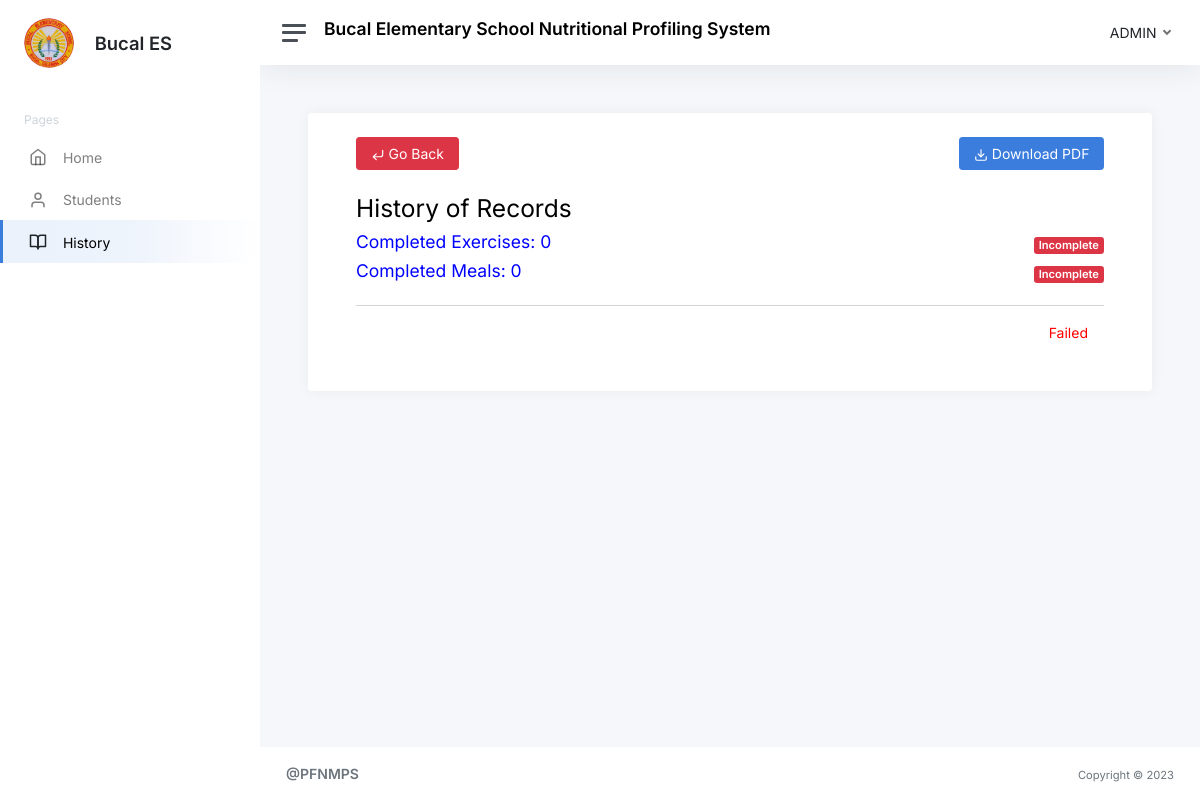
Page /history.php?student_id=Ivana on the earlier database version.
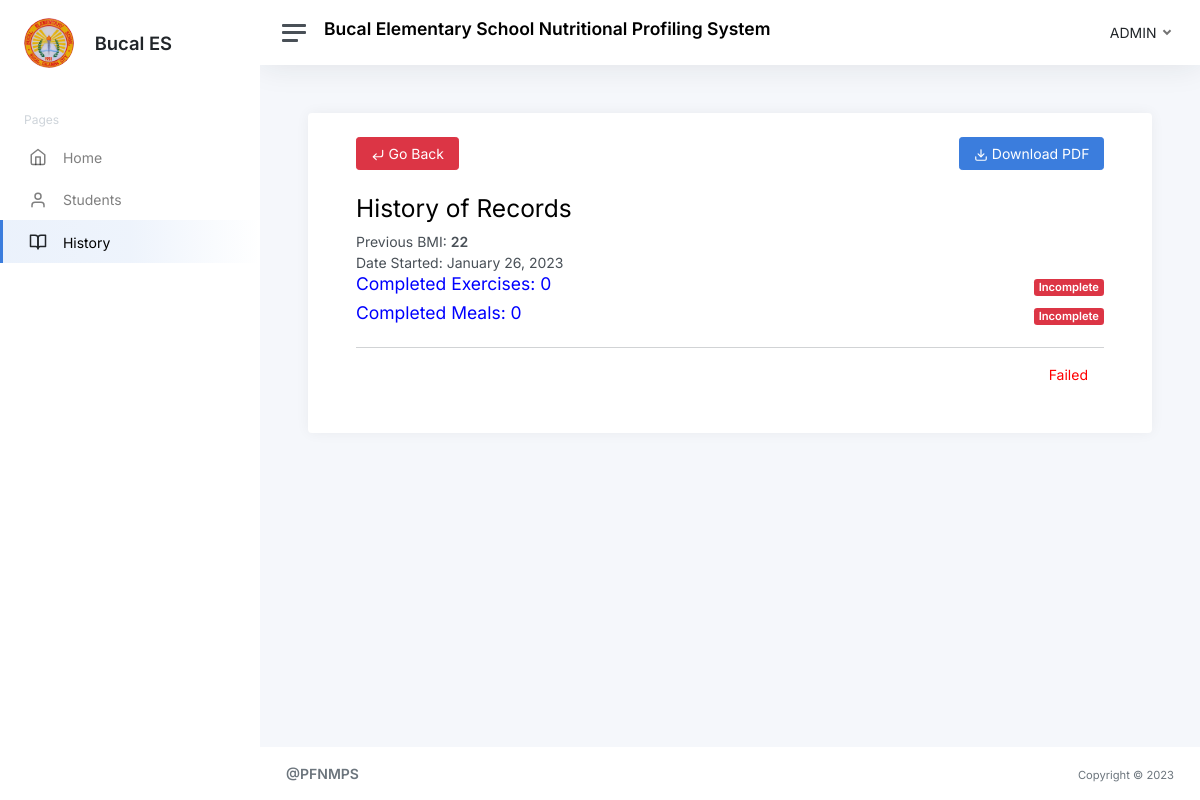
Same page on the later database version.
### tables this page shows
CREATE TABLE `history` (
  `id` int(11) NOT NULL,
  `student_id` varchar(50) NOT NULL,
  `program_id` int(50) NOT NULL,
  `bmi` int(11) NOT NULL,
  `date_created` date NOT NULL,
  `date_time_updated` datetime NOT NULL
);

### history.php (the view, shortened to what this page needs)
<?php
include('connection.php');
$student_id = $_GET['student_id'];
?>
<!DOCTYPE html>
<html lang="en">
<head>
    <link href="admin-template/css/app.css" rel="stylesheet">
	<link rel="./stylesheet" href="./styles/bootstrap/css/bootstrap.css">
</head>
<body>
    <div class="wrapper">
		<nav id="sidebar" class="sidebar js-sidebar">
			<div class="sidebar-content js-simplebar">
				<a class="sidebar-brand" href="home-admin.php">
                <img src="logo.jpg" alt="" height="50" style="border-radius: 50px;">
					<span class="align-middle px-3 text-dark">Bucal ES</span>
        </a>
				<ul class="sidebar-nav">
					<li class="sidebar-header">
						Pages
					</li>
					<li class="sidebar-item">
						<a class="sidebar-link" href="home-admin.php">
                            <i class="align-middle" data-feather="home"></i> <span class="align-middle">Home</span>
                         </a>
					</li>
					<li class="sidebar-item ">
						<a class="sidebar-link" href="view-students.php">
                            <i class="align-middle " data-feather="user"></i> <span class="align-middle">Students</span>
                        </a>
					</li>
					<li class="sidebar-item active">
						<a class="sidebar-link" href="view-history.php">
                            <i class="align-middle text-dark" data-feather="book-open"></i> <span class="align-middle">History</span>
                        </a>
					</li>
				</ul>
			</div>
		</nav>
		<div class="main">
			<nav class="navbar navbar-expand navbar-light navbar-bg">
				<a class="sidebar-toggle js-sidebar-toggle">
          <i class="hamburger align-self-center"></i>
        </a>
        <span class="d-flex align-items-center">
			<h4 class="fw-bold">
				Bucal Elementary School Nutritional Profiling System
			</h4>
		</span>
				<div class="navbar-collapse collapse">
					<ul class="navbar-nav navbar-align">
						<li class="nav-item dropdown">
							<a class="nav-link dropdown-toggle d-none d-sm-inline-block" href="#" data-bs-toggle="dropdown" id="dropdownMenuButton1">
                                <span class="text-dark">ADMIN</span>
                            </a>
						</li>
					</ul>
				</div>
			</nav>
			<main class="content">
				<div class="container-fluid p-0">
                <div class="row">
                    <div class="col-lg-12">
                        <div class="card p-5 pt-0">
                         <span class="d-flex flex-row justify-content-between align-items-center mt-4">
                            <span>
                                <a href="view-students.php" class="btn btn-md btn-danger"><i class="align-middle" data-feather="corner-down-left"></i> Go Back</a>
                            </span>
                            <span><a class="btn btn-md btn-primary" href="student-history.php?student_id=<?= $student_id; ?>"><i class="align-middle" data-feather="download"></i> Download PDF</a></span>
                         </span>
                         <h2 class="mt-4">History of Records</h2>
                            <?php
                            if(isset($_GET['student_id'])){
                                $student_id = $_GET['student_id'];
                                $query_bmi = "SELECT bmi , date_created FROM history WHERE student_id = '$student_id'";
                                $run_bmi = mysqli_query($conn,$query_bmi);
                                if(mysqli_num_rows($run_bmi) > 0){
                                    foreach($run_bmi as $row1){
                                        ?>
                                            <p class="m-0 p-0">Previous BMI: <strong><?php echo $row1['bmi']?></strong></p>
                                            <p class="m-0 p-0">Date Started: <?php $date = date("F d, Y", strtotime($row1['date_created']));
                                            echo $date;?></p>
                                        <?php
                                    }
                                }
                                    ?>
                                <?php
                                $query_remarks = "SELECT exercise_acknowledge FROM program_records WHERE program_records.student_id ='$student_id' AND program_records.exercise_acknowledge = '1'";
                                $run_remarks = mysqli_query($conn,$query_remarks);
                                $row_remarks = mysqli_num_rows($run_remarks);
                                ?>
                                <span class="d-flex justify-content-between align-items-center">
                                <?php
                                echo "<span class='h4' style='color:blue;'>Completed Exercises:" . ' ' . $row_remarks . '<br> </span>';
                                if($row_remarks == 10 || $row_remarks >= 10){
                                    echo "<span class='badge bg-success'>Completed" . "<br></span>";
                                }else{
                                    echo "<span class='badge bg-danger'>Incomplete" . "<br> </span>";
                                }
                                ?>
                                </span>
                                <?php
                                $query_remarks_food = "SELECT food_acknowledge FROM program_records WHERE program_records.student_id ='$student_id' AND program_records.food_acknowledge = '1'";
                                $run_remarks_food = mysqli_query($conn,$query_remarks_food);
                                $row_remarks_food = mysqli_num_rows($run_remarks_food);
                                ?>
                                <span class="d-flex w-100 flex-row justify-content-between align-items-center">
                                <?php
                                echo "<span class='h4' style='color:blue;'>Completed Meals:" . ' ' . $row_remarks_food . "<br></span>";
                                if($row_remarks_food == 30){
                                    echo "<span class='badge bg-success'>Completed" . "<br></span>";
                                }else{
                                    echo "<span class='badge bg-danger'>Incomplete" . "<br> </span>";
                                }
                                ?>
                                </span>
                                <span class="text-end">
                                <hr>
                                <?php
                                 if($row_remarks >= 8 && $row_remarks_food == 30){
                                    echo "<span class='px-2' style='color: green;'> Success" . "<br> </span>";
                                }else{
                                    echo "<span class='px-3' style='color: red;'>Failed ". "<br> </span>";
                                }
                                ?>
                                </span>
                                <?php
                            }
                            ?>
                                    </div>
                        </div>
                    </div>
                </div>
			</main>
            <footer class="footer">
				<div class="container-fluid">
					<div class="row text-muted">
						<div class="col-6 text-start">
							<p class="mb-0">
								<a class="text-muted" href="https://adminkit.io/" target="_blank"><strong>@PFNMPS</strong></a>
							</p>
						</div>
						<div class="col-6 text-end">
							<ul class="list-inline">
								<li class="list-inline-item">
									<small>Copyright &copy; 2023</small>
								</li>
							</ul>
						</div>
					</div>
				</div>
			</footer>
		</div>
	</div>
</body>
</html>

Differences in the rows shown:
added history: bmi "22", date_created "January 26, 2023"
